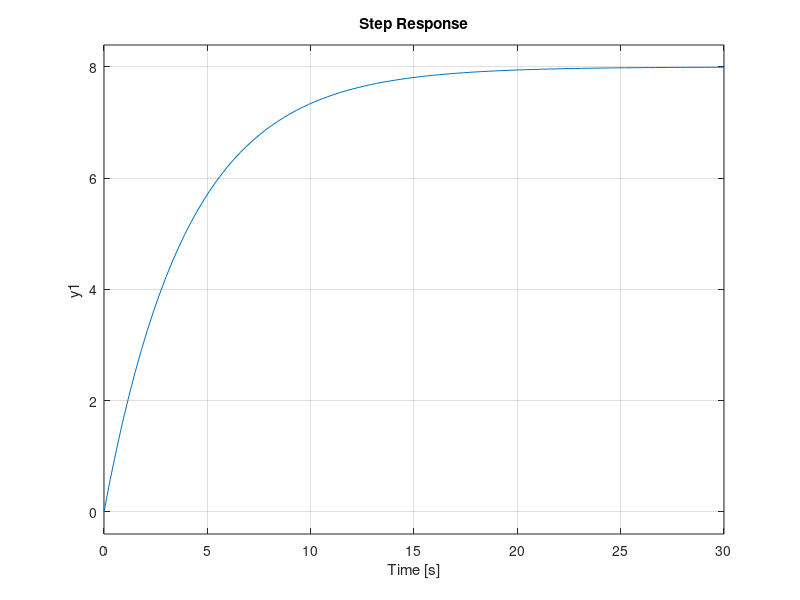
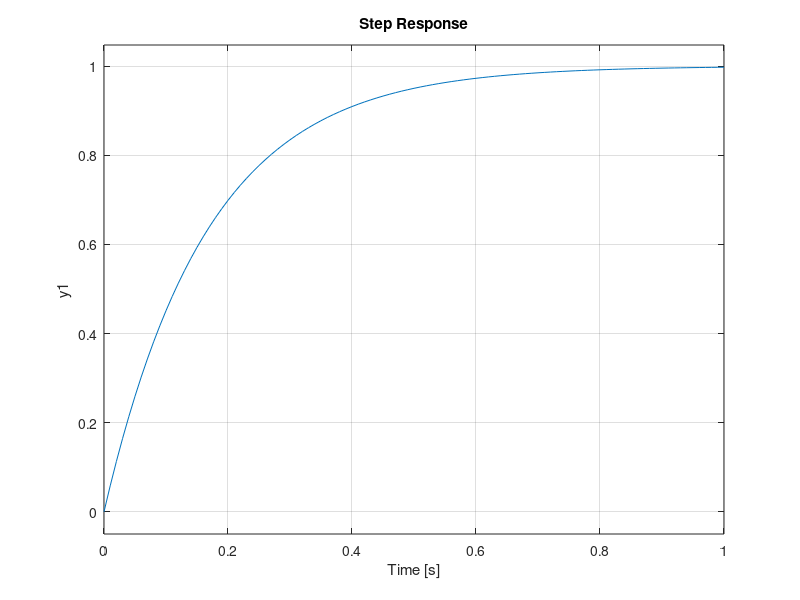
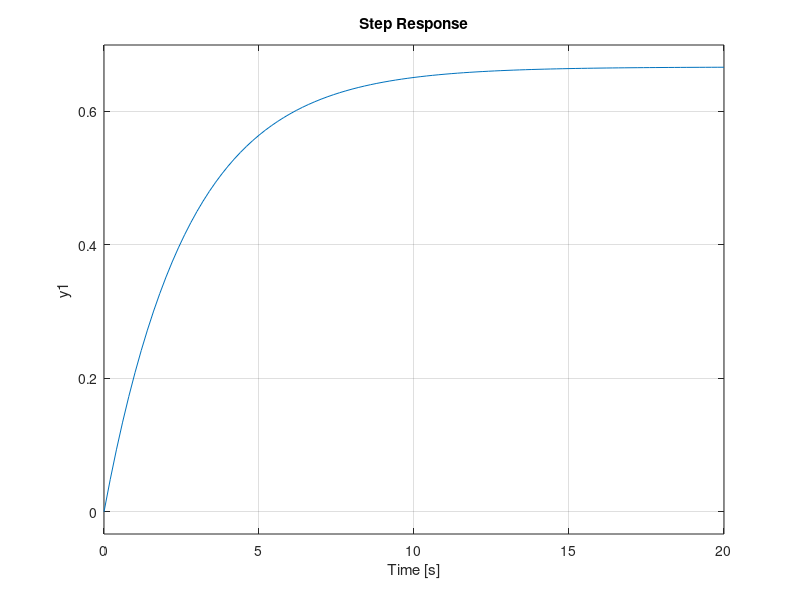
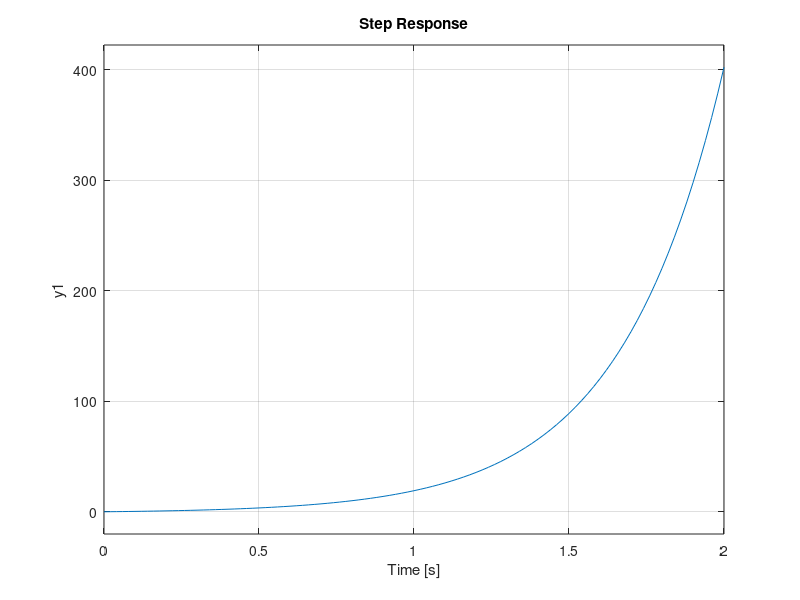

MATLAB code to generate these figures, in order:
%Apartado A
s = tf('s'); 
k = 8;
tau = 4;
G1 = k/(tau*s+1); 
figure(1)
step(G1)

s = tf('s'); 
k = 6;
tau = 1;
G2 = k/(tau*s+6); 
figure(2)
step(G2)

s = tf('s'); 
k = 2;
tau = 8;
G3 = k/(tau*s+3); 
figure(3)
step(G3)

s = tf('s'); 
k = 3;
tau = 1;
G4 = k/(tau*s-3); 
figure(4)
step(G4)

%Apartado B
s = tf('s'); 
k = 1;
tau = 1;
G5 = k/(tau*s+1); 
figure(5)
step(G5)
hold on

s = tf('s'); 
k = 1;
tau = 20;
G5 = k/(tau*s+1); 
figure(5)
step(G5)
hold on

s = tf('s'); 
k = 1;
tau = 40;
G5 = k/(tau*s+1); 
figure(5)
step(G5)
hold on
legend('tau = 1','tau = 20','tau = 40')